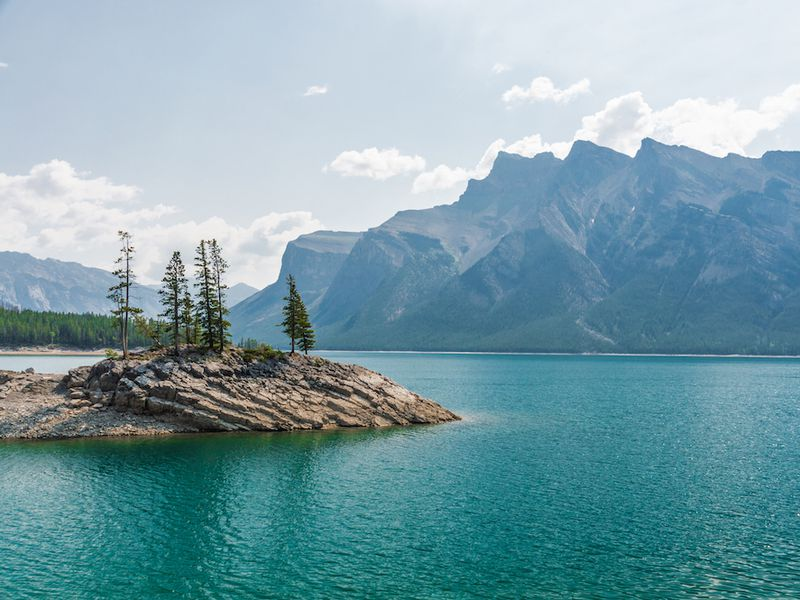
#> input picture image/lake.jpg, 800 x 600 px, found by its file name
$ python cv_smooting_17.py
#> lines starting #> are read from the running program, lines starting #| are printed output that depends on the picture
import cv2
import numpy as np

img=cv2.imread("image/lake.jpg")
#> img is the input picture: shape (600, 800, 3); mean B, G, R 168.7, 159.5, 123.2

averaging=cv2.blur(img,(5,5))  #img, kernal size(width x height)  #simple smoothen but blur the edges
gaussian=cv2.GaussianBlur(img,(5,5),0) #img,kernel size , sigma(standard deviation);0 mean let opencv calculate automatically  #better edge presevation than simple averaging
median=cv2.medianBlur(img,5)  #img, kernal size(odd integer) ## each pixel replace by the median of it's neighorhood  #exvellent for removing "salt and pepper" noise while keeping  edges sharp.
bilateral=cv2.bilateralFilter(img,9,355,350)  #img, diameter of pixel neighborhood, sigmacolor(filter strenght vased on color difference), sigmaSpace (filter strength based on spatial distance).
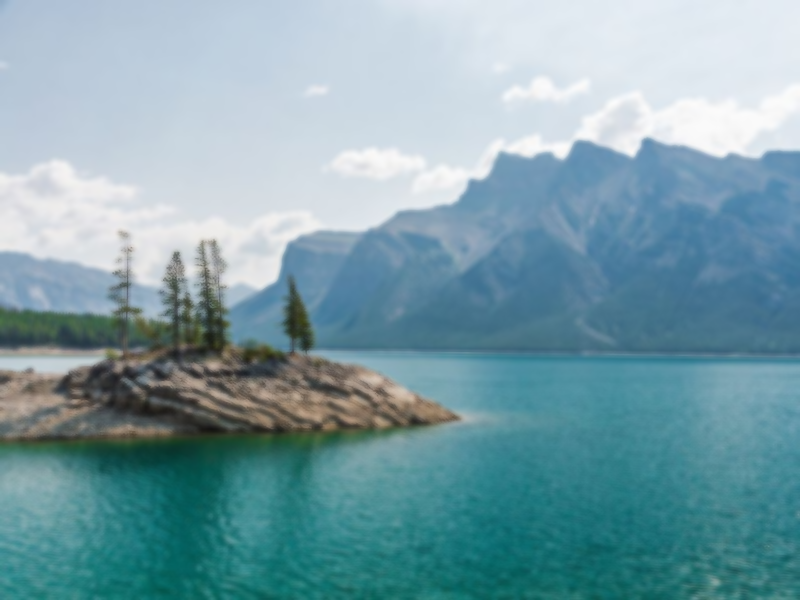
#> bilateral: shape (600, 800, 3); mean B, G, R 168.8, 159.5, 123.2
#smooths noise while preseving sharp edges

cv2.imshow("original image",img)
cv2.imshow("averaging image",averaging)
cv2.imshow("gaussian image",gaussian)
cv2.imshow("median image",median)
cv2.imshow("bilateral image",bilateral)
cv2.waitKey(0)
cv2.destroyAllWindows()
